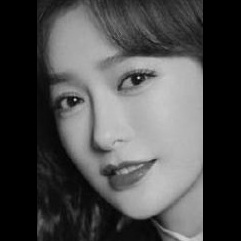
#> input picture face_warpaffine/py_demo/crop_img.jpg, 241 x 241 px
$ python warp_affine.py
#> lines starting #> are read from the running program, lines starting #| are printed output that depends on the picture
# _*_ coding:utf-8 _*_
import os
import cv2
import numpy
import numpy as np

imgSize2 = [112,112]
coord5point2 = [[38.2946, 51.6963],
               [77.5318, 51.6963],
               [56.0252, 71.7366],
               [41.5493, 92.3655],
               [70.7299, 92.3655]]

x = np.array(coord5point2)
x = x * 246.0/112.0
print(x)
imgSize2 = [246,246]
coord5point2 = [[ 84.11135357 ,113.54723036],
 [170.29306071 ,113.54723036],
 [123.05535    ,157.56431786],
 [ 91.26006964 ,202.87422321],
 [155.35317321 ,202.87422321]]

#96x112
src = np.array([
  [30.2946, 51.6963],
  [65.5318, 51.5014],
  [48.0252, 71.7366],
  [33.5493, 92.3655],
  [62.7299, 92.2041] ], dtype=np.float32 )

src[:,0]= src[:,0] +  8.0
print(src)

def transformation_from_points(points1, points2):
    points1 = points1.astype(numpy.float64)
    points2 = points2.astype(numpy.float64)
    c1 = numpy.mean(points1, axis=0)
    c2 = numpy.mean(points2, axis=0)
    points1 -= c1
    points2 -= c2
    s1 = numpy.std(points1)
    s2 = numpy.std(points2)
    points1 /= s1
    points2 /= s2
    U, S, Vt = numpy.linalg.svd(points1.T * points2)
    R = (U * Vt).T
    return numpy.vstack([numpy.hstack(((s2 / s1) * R,c2.T - (s2 / s1) * R * c1.T)),numpy.matrix([0., 0., 1.])])

def warp_im(img_im, orgi_landmarks, tar_landmarks):
    pts1 = numpy.float64(numpy.matrix([[point[0], point[1]] for point in orgi_landmarks]))
    pts2 = numpy.float64(numpy.matrix([[point[0], point[1]] for point in tar_landmarks]))
    M = transformation_from_points(pts1, pts2)
    print(M)
    dst = cv2.warpAffine(img_im, M[:2], (img_im.shape[1], img_im.shape[0]))
    return dst


test_landmarks = [  [74.432381, 106.324806],
                    [137.880966, 81.760826],
                    [108.673759, 137.702362],
                    [102.738121, 176.072586],
                    [162.386627, 159.218475],
                 ]

test = cv2.imread("crop_img.jpg",cv2.IMREAD_GRAYSCALE)
#> test is the input picture: shape (241, 241); min 0, max 210, mean 75.1
dst_img = warp_im(test, test_landmarks, coord5point2)
#> in warp_im, `dst = cv2.warpAffine(img_im, M[:2], (img_im.shape[1], img_im.shape[0]))`:
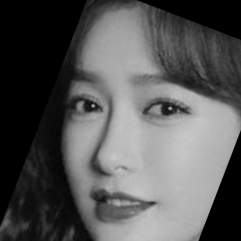
#> dst: shape (241, 241); min 0, max 201, mean 86.2
cv2.imwrite("dst_img_python.jpg",dst_img)
